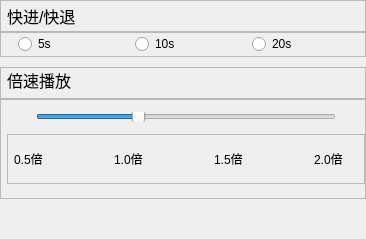
        <widget class="QWidget" name="page_1">
         <property name="enabled">
          <bool>true</bool>
         </property>
         <property name="toolTipDuration">
          <number>0</number>
         </property>
         <property name="styleSheet">
          <string notr="true"/>
         </property>
         <layout class="QVBoxLayout" name="verticalLayout_4">
          <property name="spacing">
           <number>0</number>
          </property>
          <property name="sizeConstraint">
           <enum>QLayout::SetDefaultConstraint</enum>
          </property>
          <property name="leftMargin">
           <number>0</number>
          </property>
          <property name="topMargin">
           <number>0</number>
          </property>
          <property name="rightMargin">
           <number>0</number>
          </property>
          <property name="bottomMargin">
           <number>0</number>
          </property>
          <item>
           <widget class="QFrame" name="frame_9">
            <property name="minimumSize">
             <size>
              <width>0</width>
              <height>0</height>
             </size>
            </property>
            <property name="frameShape">
             <enum>QFrame::StyledPanel</enum>
            </property>
            <property name="frameShadow">
             <enum>QFrame::Raised</enum>
            </property>
            <layout class="QHBoxLayout" name="horizontalLayout_4">
             <property name="leftMargin">
              <number>6</number>
             </property>
             <property name="topMargin">
              <number>0</number>
             </property>
             <property name="rightMargin">
              <number>0</number>
             </property>
             <property name="bottomMargin">
              <number>0</number>
             </property>
             <item>
              <widget class="QLabel" name="label">
               <property name="minimumSize">
                <size>
                 <width>0</width>
                 <height>30</height>
                </size>
               </property>
               <property name="maximumSize">
                <size>
                 <width>16777215</width>
                 <height>50</height>
                </size>
               </property>
               <property name="font">
                <font>
                 <family>Microsoft YaHei UI</family>
                 <pointsize>12</pointsize>
                 <weight>50</weight>
                 <italic>false</italic>
                 <bold>false</bold>
                </font>
               </property>
               <property name="styleSheet">
                <string notr="true">font: 12pt &quot;Microsoft YaHei UI&quot;;</string>
               </property>
               <property name="text">
                <string>快进/快退</string>
               </property>
              </widget>
             </item>
            </layout>
           </widget>
          </item>
          <item>
           <widget class="QFrame" name="frame_10">
            <property name="minimumSize">
             <size>
              <width>0</width>
              <height>25</height>
             </size>
            </property>
            <property name="frameShape">
             <enum>QFrame::StyledPanel</enum>
            </property>
            <property name="frameShadow">
             <enum>QFrame::Raised</enum>
            </property>
            <layout class="QHBoxLayout" name="horizontalLayout_5">
             <property name="leftMargin">
              <number>6</number>
             </property>
             <property name="topMargin">
              <number>0</number>
             </property>
             <property name="rightMargin">
              <number>0</number>
             </property>
             <property name="bottomMargin">
              <number>0</number>
             </property>
             <item>
              <widget class="QRadioButton" name="radioButton">
               <property name="maximumSize">
                <size>
                 <width>100</width>
                 <height>16777215</height>
                </size>
               </property>
               <property name="styleSheet">
                <string notr="true">font: 25 10pt &quot;Microsoft YaHei UI&quot;;</string>
               </property>
               <property name="text">
                <string>5s</string>
               </property>
              </widget>
             </item>
             <item>
              <widget class="QRadioButton" name="radioButton_2">
               <property name="maximumSize">
                <size>
                 <width>100</width>
                 <height>16777215</height>
                </size>
               </property>
               <property name="styleSheet">
                <string notr="true">font: 25 10pt &quot;Microsoft YaHei UI&quot;;</string>
               </property>
               <property name="text">
                <string>10s</string>
               </property>
               <property name="checkable">
                <bool>true</bool>
               </property>
               <property name="checked">
                <bool>false</bool>
               </property>
              </widget>
             </item>
             <item>
              <widget class="QRadioButton" name="radioButton_3">
               <property name="maximumSize">
                <size>
                 <width>100</width>
                 <height>16777215</height>
                </size>
               </property>
               <property name="styleSheet">
                <string notr="true">font: 25 10pt &quot;Microsoft YaHei UI&quot;;</string>
               </property>
               <property name="text">
                <string>20s</string>
               </property>
              </widget>
             </item>
            </layout>
           </widget>
          </item>
          <item>
           <spacer name="verticalSpacer_7">
            <property name="orientation">
             <enum>Qt::Vertical</enum>
            </property>
            <property name="sizeType">
             <enum>QSizePolicy::Minimum</enum>
            </property>
            <property name="sizeHint" stdset="0">
             <size>
              <width>20</width>
              <height>10</height>
             </size>
            </property>
           </spacer>
          </item>
          <item>
           <widget class="QFrame" name="frame_11">
            <property name="minimumSize">
             <size>
              <width>0</width>
              <height>25</height>
             </size>
            </property>
            <property name="frameShape">
             <enum>QFrame::StyledPanel</enum>
            </property>
            <property name="frameShadow">
             <enum>QFrame::Raised</enum>
            </property>
            <layout class="QHBoxLayout" name="horizontalLayout_6">
             <property name="leftMargin">
              <number>6</number>
             </property>
             <property name="topMargin">
              <number>0</number>
             </property>
             <property name="rightMargin">
              <number>0</number>
             </property>
             <property name="bottomMargin">
              <number>6</number>
             </property>
             <item>
              <widget class="QLabel" name="label_2">
               <property name="font">
                <font>
                 <family>Microsoft YaHei UI</family>
                 <pointsize>12</pointsize>
                 <weight>50</weight>
                 <italic>false</italic>
                 <bold>false</bold>
                </font>
               </property>
               <property name="styleSheet">
                <string notr="true">font: 12pt &quot;Microsoft YaHei UI&quot;;</string>
               </property>
               <property name="text">
                <string>倍速播放</string>
               </property>
              </widget>
             </item>
            </layout>
           </widget>
          </item>
          <item>
           <widget class="QFrame" name="frame_12">
            <property name="minimumSize">
             <size>
              <width>0</width>
              <height>100</height>
             </size>
            </property>
            <property name="layoutDirection">
             <enum>Qt::LeftToRight</enum>
            </property>
            <property name="frameShape">
             <enum>QFrame::StyledPanel</enum>
            </property>
            <property name="frameShadow">
             <enum>QFrame::Raised</enum>
            </property>
            <layout class="QVBoxLayout" name="verticalLayout_5">
             <property name="spacing">
              <number>0</number>
             </property>
             <property name="leftMargin">
              <number>6</number>
             </property>
             <property name="topMargin">
              <number>0</number>
             </property>
             <property name="rightMargin">
              <number>0</number>
             </property>
             <property name="bottomMargin">
              <number>0</number>
             </property>
             <item alignment="Qt::AlignHCenter">
              <widget class="QSlider" name="horizontalSlider">
               <property name="minimumSize">
                <size>
                 <width>300</width>
                 <height>0</height>
                </size>
               </property>
               <property name="maximumSize">
                <size>
                 <width>300</width>
                 <height>10</height>
                </size>
               </property>
               <property name="minimum">
                <number>0</number>
               </property>
               <property name="maximum">
                <number>3</number>
               </property>
               <property name="singleStep">
                <number>1</number>
               </property>
               <property name="value">
                <number>1</number>
               </property>
               <property name="orientation">
                <enum>Qt::Horizontal</enum>
               </property>
              </widget>
             </item>
             <item alignment="Qt::AlignHCenter">
              <widget class="QFrame" name="frame">
               <property name="minimumSize">
                <size>
                 <width>0</width>
                 <height>0</height>
                </size>
               </property>
               <property name="maximumSize">
                <size>
                 <width>16777215</width>
                 <height>50</height>
                </size>
               </property>
               <property name="frameShape">
                <enum>QFrame::StyledPanel</enum>
               </property>
               <property name="frameShadow">
                <enum>QFrame::Raised</enum>
               </property>
               <layout class="QHBoxLayout" name="horizontalLayout_3">
                <property name="spacing">
                 <number>50</number>
                </property>
                <property name="leftMargin">
                 <number>6</number>
                </property>
                <property name="topMargin">
                 <number>6</number>
                </property>
                <property name="rightMargin">
                 <number>0</number>
                </property>
                <property name="bottomMargin">
                 <number>6</number>
                </property>
                <item>
                 <widget class="QLabel" name="label_7">
                  <property name="minimumSize">
                   <size>
                    <width>50</width>
                    <height>0</height>
                   </size>
                  </property>
                  <property name="styleSheet">
                   <string notr="true">font: 25 10pt &quot;Microsoft YaHei UI&quot;;</string>
                  </property>
                  <property name="text">
                   <string>0.5倍</string>
                  </property>
                 </widget>
                </item>
                <item>
                 <widget class="QLabel" name="label_11">
                  <property name="minimumSize">
                   <size>
                    <width>50</width>
                    <height>0</height>
                   </size>
                  </property>
                  <property name="styleSheet">
                   <string notr="true">font: 25 10pt &quot;Microsoft YaHei UI&quot;;</string>
                  </property>
                  <property name="text">
                   <string>1.0倍</string>
                  </property>
                 </widget>
                </item>
                <item>
                 <widget class="QLabel" name="label_13">
                  <property name="minimumSize">
                   <size>
                    <width>50</width>
                    <height>0</height>
                   </size>
                  </property>
                  <property name="styleSheet">
                   <string notr="true">font: 25 10pt &quot;Microsoft YaHei UI&quot;;</string>
                  </property>
                  <property name="text">
                   <string>1.5倍</string>
                  </property>
                 </widget>
                </item>
                <item>
                 <widget class="QLabel" name="label_12">
                  <property name="minimumSize">
                   <size>
                    <width>50</width>
                    <height>0</height>
                   </size>
                  </property>
                  <property name="styleSheet">
                   <string notr="true">font: 25 10pt &quot;Microsoft YaHei UI&quot;;</string>
                  </property>
                  <property name="text">
                   <string>2.0倍</string>
                  </property>
                 </widget>
                </item>
               </layout>
              </widget>
             </item>
            </layout>
           </widget>
          </item>
          <item>
           <spacer name="verticalSpacer">
            <property name="orientation">
             <enum>Qt::Vertical</enum>
            </property>
            <property name="sizeHint" stdset="0">
             <size>
              <width>20</width>
              <height>40</height>
             </size>
            </property>
           </spacer>
          </item>
         </layout>
        </widget>
